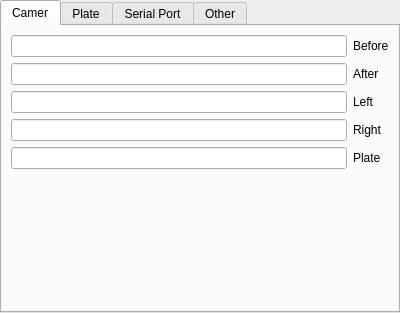
<?xml version="1.0" encoding="UTF-8"?>
<ui version="4.0">
 <class>CamerSetting</class>
 <widget class="QWidget" name="CamerSetting">
  <property name="geometry">
   <rect>
    <x>0</x>
    <y>0</y>
    <width>400</width>
    <height>300</height>
   </rect>
  </property>
  <property name="windowTitle">
   <string>Form</string>
  </property>
  <layout class="QGridLayout" name="gridLayout">
   <property name="leftMargin">
    <number>0</number>
   </property>
   <property name="topMargin">
    <number>0</number>
   </property>
   <property name="rightMargin">
    <number>0</number>
   </property>
   <property name="bottomMargin">
    <number>0</number>
   </property>
   <property name="spacing">
    <number>0</number>
   </property>
   <item row="0" column="0">
    <widget class="QTabWidget" name="tabWidget_2">
     <property name="currentIndex">
      <number>0</number>
     </property>
     <widget class="QWidget" name="tab_One_Channel_Camer">
      <attribute name="title">
       <string>Camer</string>
      </attribute>
      <layout class="QGridLayout" name="gridLayout_17">
       <item row="0" column="0">
        <layout class="QVBoxLayout" name="verticalLayout_3">
         <item>
          <widget class="QLineEdit" name="lineEdit_48"/>
         </item>
         <item>
          <widget class="QLineEdit" name="lineEdit_49"/>
         </item>
         <item>
          <widget class="QLineEdit" name="lineEdit_50"/>
         </item>
         <item>
          <widget class="QLineEdit" name="lineEdit_51"/>
         </item>
         <item>
          <widget class="QLineEdit" name="lineEdit_52"/>
         </item>
        </layout>
       </item>
       <item row="0" column="1">
        <layout class="QVBoxLayout" name="verticalLayout_4">
         <item>
          <widget class="QLabel" name="label_67">
           <property name="sizePolicy">
            <sizepolicy hsizetype="Fixed" vsizetype="Preferred">
             <horstretch>0</horstretch>
             <verstretch>0</verstretch>
            </sizepolicy>
           </property>
           <property name="text">
            <string>Before</string>
           </property>
          </widget>
         </item>
         <item>
          <widget class="QLabel" name="label_68">
           <property name="text">
            <string>After</string>
           </property>
          </widget>
         </item>
         <item>
          <widget class="QLabel" name="label_69">
           <property name="text">
            <string>Left</string>
           </property>
          </widget>
         </item>
         <item>
          <widget class="QLabel" name="label_70">
           <property name="text">
            <string>Right</string>
           </property>
          </widget>
         </item>
         <item>
          <widget class="QLabel" name="label_71">
           <property name="text">
            <string>Plate</string>
           </property>
          </widget>
         </item>
        </layout>
       </item>
       <item row="1" column="0">
        <spacer name="verticalSpacer_6">
         <property name="orientation">
          <enum>Qt::Vertical</enum>
         </property>
         <property name="sizeHint" stdset="0">
          <size>
           <width>20</width>
           <height>154</height>
          </size>
         </property>
        </spacer>
       </item>
      </layout>
     </widget>
     <widget class="QWidget" name="tab_One_Channel_Plate">
      <attribute name="title">
       <string>Plate</string>
      </attribute>
      <layout class="QGridLayout" name="gridLayout_31">
       <item row="0" column="0">
        <widget class="QGroupBox" name="groupBox_15">
         <property name="title">
          <string>License plate recognition protocol</string>
         </property>
         <layout class="QGridLayout" name="gridLayout_29">
          <item row="0" column="0">
           <widget class="QComboBox" name="comboBox_7"/>
          </item>
         </layout>
        </widget>
       </item>
       <item row="1" column="0">
        <widget class="QGroupBox" name="groupBox_16">
         <property name="title">
          <string>The test data</string>
         </property>
         <layout class="QGridLayout" name="gridLayout_30">
          <item row="0" column="0">
           <widget class="QLineEdit" name="lineEdit_14">
            <property name="enabled">
             <bool>false</bool>
            </property>
           </widget>
          </item>
          <item row="1" column="0">
           <widget class="QPushButton" name="pushButton_4">
            <property name="text">
             <string>To send data</string>
            </property>
           </widget>
          </item>
         </layout>
        </widget>
       </item>
       <item row="2" column="0">
        <spacer name="verticalSpacer_10">
         <property name="orientation">
          <enum>Qt::Vertical</enum>
         </property>
         <property name="sizeHint" stdset="0">
          <size>
           <width>20</width>
           <height>146</height>
          </size>
         </property>
        </spacer>
       </item>
      </layout>
     </widget>
     <widget class="QWidget" name="tab_One_Channel_SerialPort">
      <attribute name="title">
       <string>Serial Port</string>
      </attribute>
      <layout class="QGridLayout" name="gridLayout_26">
       <item row="0" column="0">
        <widget class="QGroupBox" name="groupBox_10">
         <property name="title">
          <string>Serial interface mode</string>
         </property>
         <layout class="QGridLayout" name="gridLayout_20">
          <item row="0" column="0">
           <widget class="QComboBox" name="comboBox_5"/>
          </item>
         </layout>
        </widget>
       </item>
       <item row="1" column="0">
        <widget class="QStackedWidget" name="stackedWidget_2">
         <property name="currentIndex">
          <number>0</number>
         </property>
         <widget class="QWidget" name="page_3">
          <layout class="QGridLayout" name="gridLayout_25">
           <item row="0" column="0">
            <widget class="QGroupBox" name="groupBox_11">
             <property name="title">
              <string>A serial port</string>
             </property>
             <layout class="QGridLayout" name="gridLayout_21">
              <item row="0" column="0">
               <widget class="QSpinBox" name="spinBox_2"/>
              </item>
              <item row="0" column="1">
               <widget class="QLabel" name="label_4">
                <property name="sizePolicy">
                 <sizepolicy hsizetype="Fixed" vsizetype="Preferred">
                  <horstretch>0</horstretch>
                  <verstretch>0</verstretch>
                 </sizepolicy>
                </property>
                <property name="text">
                 <string>SerialPort One</string>
                </property>
               </widget>
              </item>
              <item row="1" column="0">
               <widget class="QSpinBox" name="spinBox_4"/>
              </item>
              <item row="1" column="1">
               <widget class="QLabel" name="label_5">
                <property name="sizePolicy">
                 <sizepolicy hsizetype="Fixed" vsizetype="Preferred">
                  <horstretch>0</horstretch>
                  <verstretch>0</verstretch>
                 </sizepolicy>
                </property>
                <property name="text">
                 <string>SerialPort two</string>
                </property>
               </widget>
              </item>
             </layout>
            </widget>
           </item>
          </layout>
         </widget>
         <widget class="QWidget" name="page_4">
          <layout class="QGridLayout" name="gridLayout_24">
           <item row="0" column="0">
            <widget class="QGroupBox" name="groupBox_12">
             <property name="title">
              <string>Serial server</string>
             </property>
             <layout class="QGridLayout" name="gridLayout_22">
              <property name="leftMargin">
               <number>0</number>
              </property>
              <property name="topMargin">
               <number>0</number>
              </property>
              <property name="rightMargin">
               <number>0</number>
              </property>
              <property name="bottomMargin">
               <number>0</number>
              </property>
              <property name="spacing">
               <number>0</number>
              </property>
              <item row="0" column="0">
               <layout class="QVBoxLayout" name="verticalLayout_7">
                <item>
                 <widget class="QLineEdit" name="lineEdit_5"/>
                </item>
                <item>
                 <widget class="QLineEdit" name="lineEdit_6"/>
                </item>
                <item>
                 <widget class="QLineEdit" name="lineEdit_7"/>
                </item>
                <item>
                 <widget class="QLineEdit" name="lineEdit_8"/>
                </item>
               </layout>
              </item>
              <item row="0" column="1">
               <layout class="QVBoxLayout" name="verticalLayout_8">
                <item>
                 <widget class="QLabel" name="label_8">
                  <property name="text">
                   <string>Address One</string>
                  </property>
                 </widget>
                </item>
                <item>
                 <widget class="QLabel" name="label_9">
                  <property name="text">
                   <string>Port One</string>
                  </property>
                 </widget>
                </item>
                <item>
                 <widget class="QLabel" name="label_10">
                  <property name="text">
                   <string>Address Two</string>
                  </property>
                 </widget>
                </item>
                <item>
                 <widget class="QLabel" name="label_11">
                  <property name="text">
                   <string>Port Two</string>
                  </property>
                 </widget>
                </item>
               </layout>
              </item>
             </layout>
            </widget>
           </item>
          </layout>
         </widget>
        </widget>
       </item>
       <item row="2" column="0">
        <widget class="QGroupBox" name="groupBox_13">
         <property name="title">
          <string>A serial port state</string>
         </property>
         <layout class="QGridLayout" name="gridLayout_23">
          <item row="0" column="0">
           <widget class="QRadioButton" name="radioButton_5">
            <property name="text">
             <string>Normally open</string>
            </property>
           </widget>
          </item>
          <item row="0" column="1">
           <widget class="QRadioButton" name="radioButton_6">
            <property name="text">
             <string>Normally closed</string>
            </property>
           </widget>
          </item>
         </layout>
        </widget>
       </item>
       <item row="3" column="0">
        <spacer name="verticalSpacer_8">
         <property name="orientation">
          <enum>Qt::Vertical</enum>
         </property>
         <property name="sizeHint" stdset="0">
          <size>
           <width>20</width>
           <height>0</height>
          </size>
         </property>
        </spacer>
       </item>
      </layout>
     </widget>
     <widget class="QWidget" name="tab_One_Channel_Other">
      <attribute name="title">
       <string>Other</string>
      </attribute>
      <layout class="QGridLayout" name="gridLayout_28">
       <item row="0" column="0">
        <widget class="QGroupBox" name="groupBox_14">
         <property name="title">
          <string>The alias</string>
         </property>
         <layout class="QGridLayout" name="gridLayout_27">
          <item row="0" column="0">
           <widget class="QLineEdit" name="lineEdit_9"/>
          </item>
         </layout>
        </widget>
       </item>
       <item row="1" column="0">
        <spacer name="verticalSpacer_9">
         <property name="orientation">
          <enum>Qt::Vertical</enum>
         </property>
         <property name="sizeHint" stdset="0">
          <size>
           <width>20</width>
           <height>266</height>
          </size>
         </property>
        </spacer>
       </item>
      </layout>
     </widget>
    </widget>
   </item>
  </layout>
 </widget>
 <resources/>
 <connections/>
</ui>
